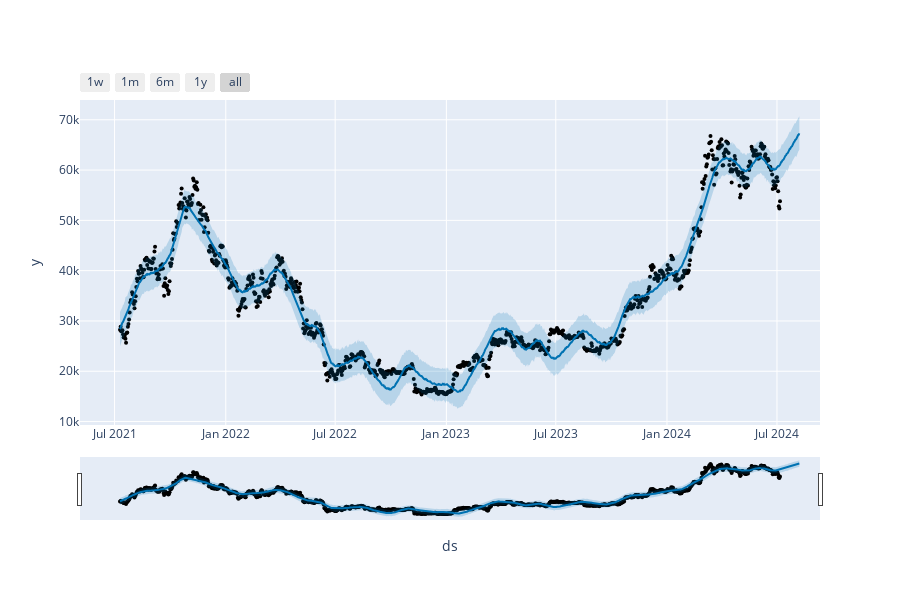

The cell this chart's notebook holds for it:
### Code cell
from prophet.plot import plot_plotly
import plotly.graph_objs as go
plot_plotly(m, money_predit)

### Figure 1 — Plotly figure (JSON) as saved in the notebook; plotly's stock layout.template omitted (floating-point values rounded to 4 significant figures; data arrays with more than 128 entries replaced by an {"elided": "..."} marker saying what was removed)
{"data": [{"marker": {"color": "black", "size": 4}, "mode": "markers", "name": "Actual", "type": "scatter", "x": {"elided": "1093 str values"}, "y": {"elided": "1093 float values"}}, {"hoverinfo": "skip", "line": {"width": 0}, "mode": "lines", "type": "scatter", "x": {"elided": "1116 str values"}, "y": {"elided": "1116 float values"}}, {"fill": "tonexty", "fillcolor": "rgba(0, 114, 178, 0.2)", "line": {"color": "#0072B2", "width": 2}, "mode": "lines", "name": "Predicted", "type": "scatter", "x": {"elided": "1116 str values"}, "y": {"elided": "1116 float values"}}, {"fill": "tonexty", "fillcolor": "rgba(0, 114, 178, 0.2)", "hoverinfo": "skip", "line": {"width": 0}, "mode": "lines", "type": "scatter", "x": {"elided": "1116 str values"}, "y": {"elided": "1116 float values"}}], "layout": {"height": 600, "showlegend": false, "width": 900, "xaxis": {"rangeselector": {"buttons": [{"count": 7, "label": "1w", "step": "day", "stepmode": "backward"}, {"count": 1, "label": "1m", "step": "month", "stepmode": "backward"}, {"count": 6, "label": "6m", "step": "month", "stepmode": "backward"}, {"count": 1, "label": "1y", "step": "year", "stepmode": "backward"}, {"step": "all"}]}, "rangeslider": {"visible": true}, "title": {"text": "ds"}, "type": "date"}, "yaxis": {"title": {"text": "y"}}}}
